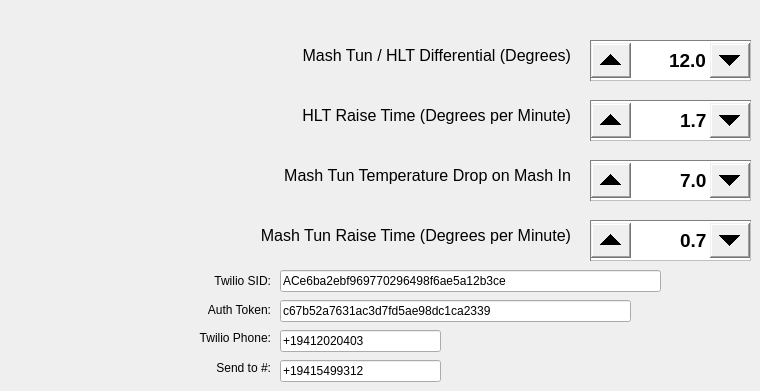
    <widget class="QWidget" name="SettingsTab">
     <attribute name="title">
      <string>Settings</string>
     </attribute>
     <widget class="QLabel" name="label_11">
      <property name="geometry">
       <rect>
        <x>90</x>
        <y>40</y>
        <width>481</width>
        <height>31</height>
       </rect>
      </property>
      <property name="font">
       <font>
        <pointsize>12</pointsize>
       </font>
      </property>
      <property name="text">
       <string>Mash Tun / HLT Differential (Degrees)</string>
      </property>
      <property name="alignment">
       <set>Qt::AlignRight|Qt::AlignTrailing|Qt::AlignVCenter</set>
      </property>
     </widget>
     <widget class="QLabel" name="label_12">
      <property name="geometry">
       <rect>
        <x>130</x>
        <y>160</y>
        <width>441</width>
        <height>31</height>
       </rect>
      </property>
      <property name="font">
       <font>
        <pointsize>12</pointsize>
       </font>
      </property>
      <property name="text">
       <string>Mash Tun Temperature Drop on Mash In</string>
      </property>
      <property name="alignment">
       <set>Qt::AlignRight|Qt::AlignTrailing|Qt::AlignVCenter</set>
      </property>
     </widget>
     <widget class="QLabel" name="label_13">
      <property name="geometry">
       <rect>
        <x>90</x>
        <y>100</y>
        <width>481</width>
        <height>31</height>
       </rect>
      </property>
      <property name="font">
       <font>
        <pointsize>12</pointsize>
       </font>
      </property>
      <property name="text">
       <string>HLT Raise Time (Degrees per Minute)</string>
      </property>
      <property name="alignment">
       <set>Qt::AlignRight|Qt::AlignTrailing|Qt::AlignVCenter</set>
      </property>
     </widget>
     <widget class="QDoubleSpinBox" name="MTHLTDifferential">
      <property name="geometry">
       <rect>
        <x>590</x>
        <y>40</y>
        <width>161</width>
        <height>41</height>
       </rect>
      </property>
      <property name="font">
       <font>
        <pointsize>14</pointsize>
        <weight>75</weight>
        <bold>true</bold>
       </font>
      </property>
      <property name="styleSheet">
       <string notr="true">QDoubleSpinBox { border: 1px inset grey; } 
QDoubleSpinBox::up-button { subcontrol-position: left; width: 40px; height: 35px;}
QDoubleSpinBox::down-button { subcontrol-position: right; width: 40px; height: 35px;}</string>
      </property>
      <property name="alignment">
       <set>Qt::AlignRight|Qt::AlignTrailing|Qt::AlignVCenter</set>
      </property>
      <property name="decimals">
       <number>1</number>
      </property>
      <property name="singleStep">
       <double>0.100000000000000</double>
      </property>
      <property name="value">
       <double>12.000000000000000</double>
      </property>
     </widget>
     <widget class="QLabel" name="label_42">
      <property name="geometry">
       <rect>
        <x>130</x>
        <y>220</y>
        <width>441</width>
        <height>31</height>
       </rect>
      </property>
      <property name="font">
       <font>
        <pointsize>12</pointsize>
       </font>
      </property>
      <property name="text">
       <string>Mash Tun Raise Time (Degrees per Minute)</string>
      </property>
      <property name="alignment">
       <set>Qt::AlignRight|Qt::AlignTrailing|Qt::AlignVCenter</set>
      </property>
     </widget>
     <widget class="QDoubleSpinBox" name="HLTRaiseTime">
      <property name="geometry">
       <rect>
        <x>590</x>
        <y>100</y>
        <width>161</width>
        <height>41</height>
       </rect>
      </property>
      <property name="font">
       <font>
        <pointsize>14</pointsize>
        <weight>75</weight>
        <bold>true</bold>
       </font>
      </property>
      <property name="styleSheet">
       <string notr="true">QDoubleSpinBox { border: 1px inset grey; } 
QDoubleSpinBox::up-button { subcontrol-position: left; width: 40px; height: 35px;}
QDoubleSpinBox::down-button { subcontrol-position: right; width: 40px; height: 35px;}</string>
      </property>
      <property name="alignment">
       <set>Qt::AlignRight|Qt::AlignTrailing|Qt::AlignVCenter</set>
      </property>
      <property name="decimals">
       <number>1</number>
      </property>
      <property name="singleStep">
       <double>0.100000000000000</double>
      </property>
      <property name="value">
       <double>1.700000000000000</double>
      </property>
     </widget>
     <widget class="QDoubleSpinBox" name="MTTempDrop">
      <property name="geometry">
       <rect>
        <x>590</x>
        <y>160</y>
        <width>161</width>
        <height>41</height>
       </rect>
      </property>
      <property name="font">
       <font>
        <pointsize>14</pointsize>
        <weight>75</weight>
        <bold>true</bold>
       </font>
      </property>
      <property name="styleSheet">
       <string notr="true">QDoubleSpinBox { border: 1px inset grey; } 
QDoubleSpinBox::up-button { subcontrol-position: left; width: 40px; height: 35px;}
QDoubleSpinBox::down-button { subcontrol-position: right; width: 40px; height: 35px;}</string>
      </property>
      <property name="alignment">
       <set>Qt::AlignRight|Qt::AlignTrailing|Qt::AlignVCenter</set>
      </property>
      <property name="decimals">
       <number>1</number>
      </property>
      <property name="singleStep">
       <double>0.100000000000000</double>
      </property>
      <property name="value">
       <double>7.000000000000000</double>
      </property>
     </widget>
     <widget class="QDoubleSpinBox" name="MTRaiseTime">
      <property name="geometry">
       <rect>
        <x>590</x>
        <y>220</y>
        <width>161</width>
        <height>41</height>
       </rect>
      </property>
      <property name="font">
       <font>
        <pointsize>14</pointsize>
        <weight>75</weight>
        <bold>true</bold>
       </font>
      </property>
      <property name="styleSheet">
       <string notr="true">QDoubleSpinBox { border: 1px inset grey; } 
QDoubleSpinBox::up-button { subcontrol-position: left; width: 40px; height: 35px;}
QDoubleSpinBox::down-button { subcontrol-position: right; width: 40px; height: 35px;}</string>
      </property>
      <property name="alignment">
       <set>Qt::AlignRight|Qt::AlignTrailing|Qt::AlignVCenter</set>
      </property>
      <property name="decimals">
       <number>1</number>
      </property>
      <property name="singleStep">
       <double>0.100000000000000</double>
      </property>
      <property name="value">
       <double>0.700000000000000</double>
      </property>
     </widget>
     <widget class="QLabel" name="TwilioLabel1">
      <property name="geometry">
       <rect>
        <x>70</x>
        <y>270</y>
        <width>201</width>
        <height>21</height>
       </rect>
      </property>
      <property name="text">
       <string>Twilio SID:</string>
      </property>
      <property name="alignment">
       <set>Qt::AlignRight|Qt::AlignTrailing|Qt::AlignVCenter</set>
      </property>
     </widget>
     <widget class="QLabel" name="TwilioLabel2">
      <property name="geometry">
       <rect>
        <x>130</x>
        <y>300</y>
        <width>141</width>
        <height>20</height>
       </rect>
      </property>
      <property name="text">
       <string>Auth Token:</string>
      </property>
      <property name="alignment">
       <set>Qt::AlignRight|Qt::AlignTrailing|Qt::AlignVCenter</set>
      </property>
     </widget>
     <widget class="QLabel" name="TwilioLabel3">
      <property name="geometry">
       <rect>
        <x>130</x>
        <y>330</y>
        <width>141</width>
        <height>16</height>
       </rect>
      </property>
      <property name="text">
       <string>Twilio Phone:</string>
      </property>
      <property name="alignment">
       <set>Qt::AlignRight|Qt::AlignTrailing|Qt::AlignVCenter</set>
      </property>
     </widget>
     <widget class="QLabel" name="TwilioLabel4">
      <property name="geometry">
       <rect>
        <x>130</x>
        <y>360</y>
        <width>141</width>
        <height>16</height>
       </rect>
      </property>
      <property name="text">
       <string>Send to #:</string>
      </property>
      <property name="alignment">
       <set>Qt::AlignRight|Qt::AlignTrailing|Qt::AlignVCenter</set>
      </property>
     </widget>
     <widget class="QLineEdit" name="TwilioSID">
      <property name="geometry">
       <rect>
        <x>280</x>
        <y>270</y>
        <width>381</width>
        <height>22</height>
       </rect>
      </property>
      <property name="text">
       <string>ACe6ba2ebf969770296498f6ae5a12b3ce</string>
      </property>
      <property name="placeholderText">
       <string/>
      </property>
     </widget>
     <widget class="QLineEdit" name="TwilioAuthToken">
      <property name="geometry">
       <rect>
        <x>280</x>
        <y>300</y>
        <width>351</width>
        <height>22</height>
       </rect>
      </property>
      <property name="text">
       <string>c67b52a7631ac3d7fd5ae98dc1ca2339</string>
      </property>
      <property name="placeholderText">
       <string/>
      </property>
     </widget>
     <widget class="QLineEdit" name="TwilioPhone">
      <property name="geometry">
       <rect>
        <x>280</x>
        <y>330</y>
        <width>161</width>
        <height>22</height>
       </rect>
      </property>
      <property name="text">
       <string>+19412020403</string>
      </property>
      <property name="placeholderText">
       <string/>
      </property>
     </widget>
     <widget class="QLineEdit" name="TwilioSendTo">
      <property name="geometry">
       <rect>
        <x>280</x>
        <y>360</y>
        <width>161</width>
        <height>22</height>
       </rect>
      </property>
      <property name="text">
       <string>+19415499312</string>
      </property>
      <property name="placeholderText">
       <string/>
      </property>
     </widget>
    </widget>
